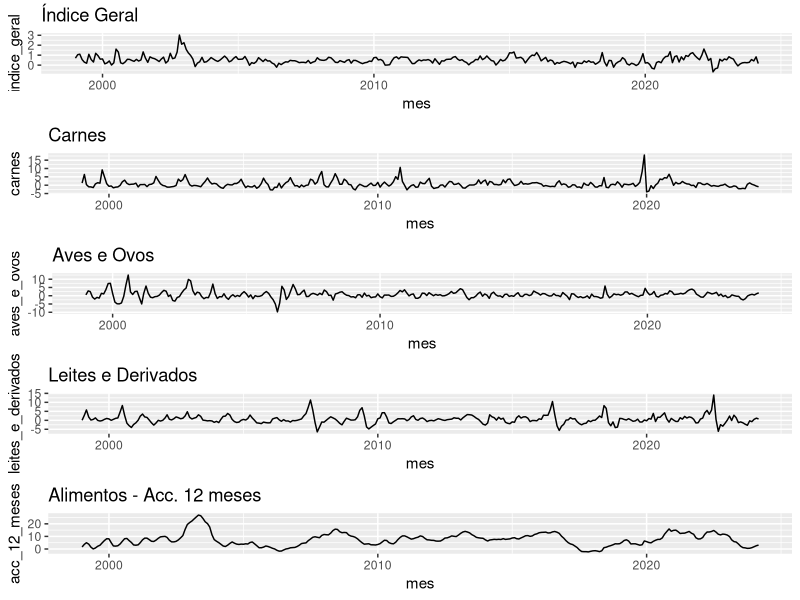

Source code (R):
setwd("C:/Users/tomas/OneDrive/Downloads/Dissertação/base_de_dados/ipca_jan95_mar2024_carnes")

library(ggplot2)

library(readxl)
inflacao <- read_excel("ipca_carnes_variacaomensal_base_final.xlsx")

colnames(inflacao)[1]<-'mes' 
colnames(inflacao)[2]<-'indice_geral' 
colnames(inflacao)[3]<-'carnes' 
colnames(inflacao)[4]<-'aves_e_ovos' 
colnames(inflacao)[5]<-'leites_e_derivados' 
colnames(inflacao)[6]<-'acc_12_meses'

library(tidyverse)
library(lubridate)
library(gridExtra)

inflacao %>% mutate(mes = ymd(mes))

g1 = ggplot(inflacao[25:351, ], aes(x=mes, y=indice_geral))+geom_line() + ggtitle("Índice Geral")
g2 = ggplot(inflacao[25:351, ], aes(x=mes, y=carnes))+geom_line() + ggtitle("Carnes")
g3 = ggplot(inflacao[25:351, ], aes(x=mes, y=aves_e_ovos))+geom_line() + ggtitle("Aves e Ovos")
g4 = ggplot(inflacao[25:351, ], aes(x=mes, y=leites_e_derivados))+geom_line() + ggtitle("Leites e Derivados")
g5 = ggplot(inflacao[25:351, ], aes(x=mes, y=acc_12_meses))+geom_line() + ggtitle("Alimentos - Acc. 12 meses")

grid.arrange(g1,g2,g3,g4,g5, ncol=1)


